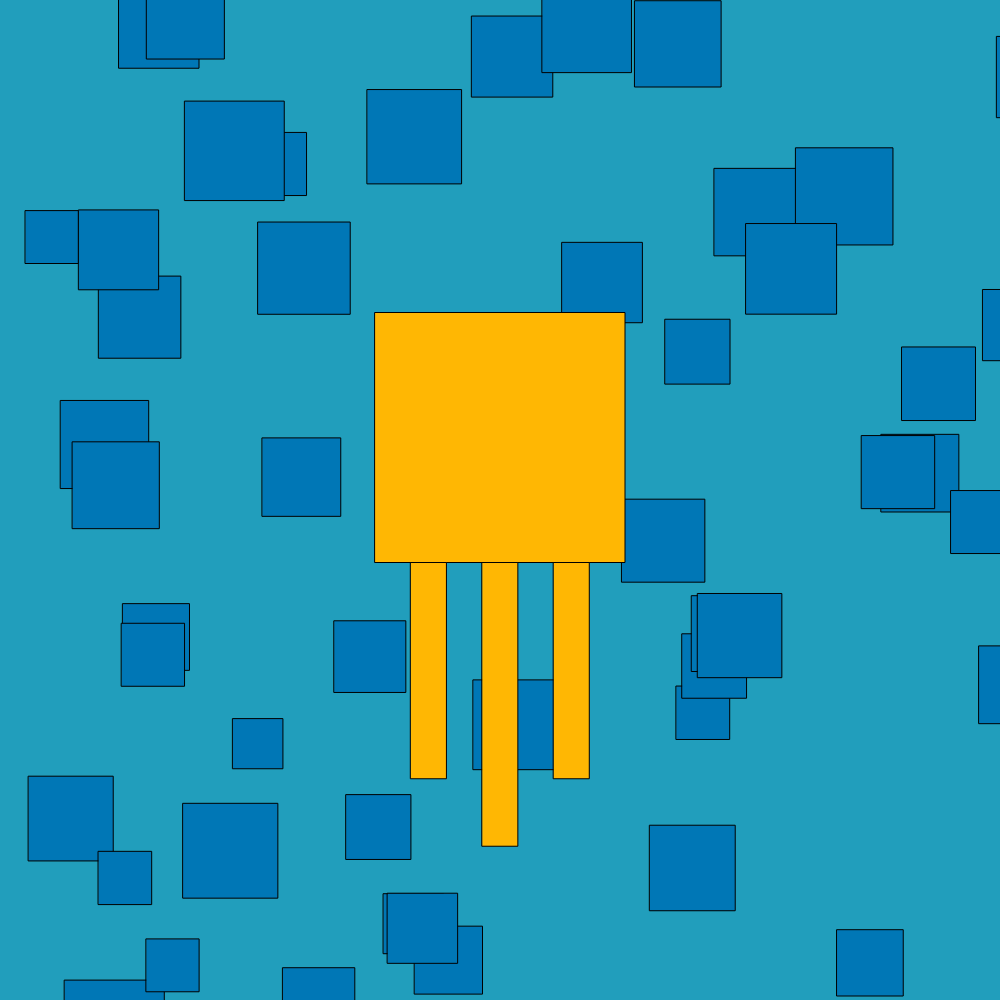
Frame 1 (no input)
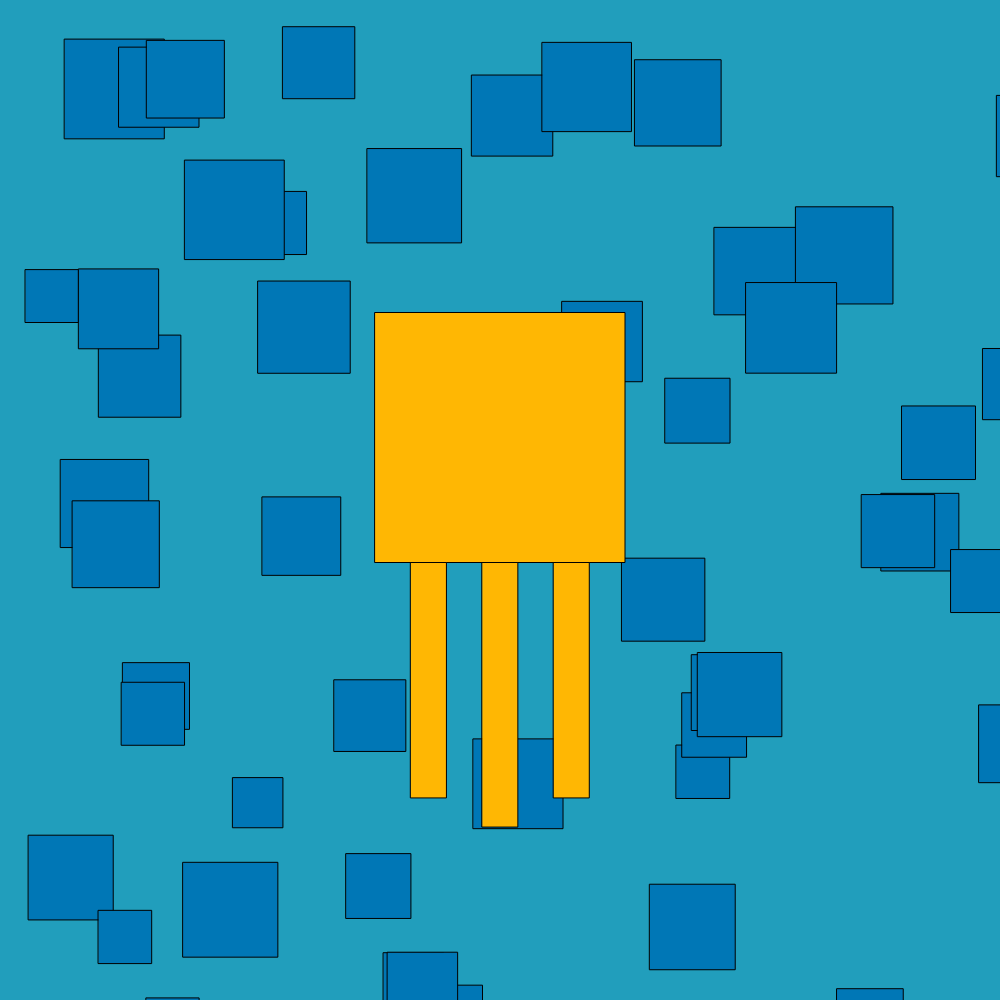
Frame 60 (no input)
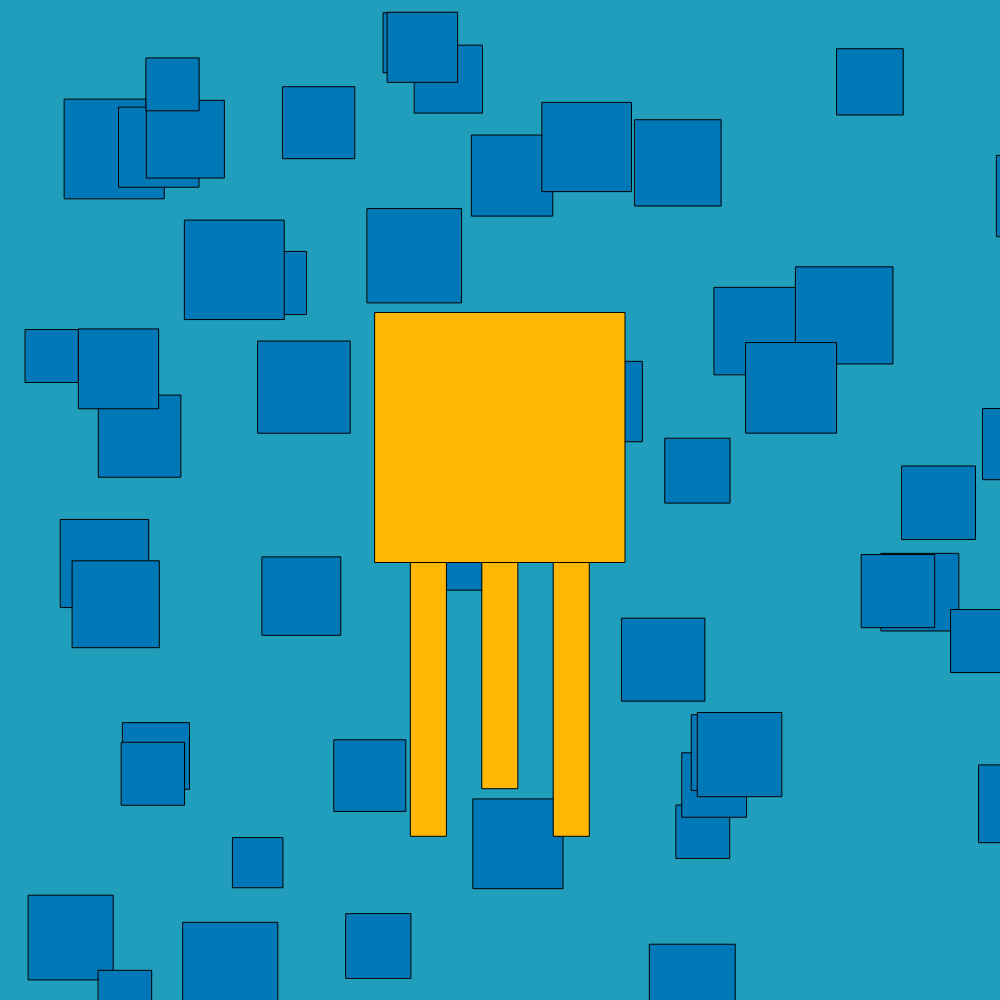
Frame 120 (the mouse pressed at the canvas centre since frame 60)

The p5.js sketch that drew these frames (run headless with seeded random() and noise() and a simulated clock; from frame 60 on, the mouse is pressed at the canvas centre):

// p5.js sketch
// ── sketch.js
const bodyWidth = 250;
const limpRatio = 1 / 7;

function setup() {
  createCanvas(windowHeight, windowHeight);
  frameRate(26);
  // noStroke();
  sea = generateSea(width, height);
}

function draw() {
  background('#219ebc');
  fill('#ffb703');

  const bodyPosition = {
    x: (width - bodyWidth) / 2,
    y: (height - 1.5 * bodyWidth) / 2,
  };

  const limpY = bodyPosition.y + bodyWidth;

  drawSea(sea, height);
  octopus(bodyPosition, frameCount);
}

function octopus(bodyPosition, frameCount) {
  fill('#ffb703');

  const limpY = bodyPosition.y + bodyWidth;

  square(bodyPosition.x, bodyPosition.y, bodyWidth);
  rect(
    bodyPosition.x + limpRatio * bodyWidth,
    limpY,
    limpRatio * bodyWidth,
    bodyWidth - limpRatio * bodyWidth * cos(frameCount / 3)
  );
  rect(
    bodyPosition.x + 3 * limpRatio * bodyWidth,
    limpY,
    limpRatio * bodyWidth,
    bodyWidth + limpRatio * bodyWidth * cos(frameCount / 3)
  );
  rect(
    bodyPosition.x + 5 * limpRatio * bodyWidth,
    limpY,
    limpRatio * bodyWidth,
    bodyWidth - limpRatio * bodyWidth * cos(frameCount / 3)
  );
}

let sea = [];

function generateSea(width, height) {
  let seaPoints = [];
  for (let i = 0; i < 50; i++) {
    seaPoints.push({
      x: random(width),
      y: random(-50, height),
      width: random(50, 100),
    });
  }
  return seaPoints;
}

function drawSea(sea, height) {
  sea.forEach((p) => {
    fill('#0077b6');
    square(p.x, (p.y + frameCount) % height, p.width);
  });
}
